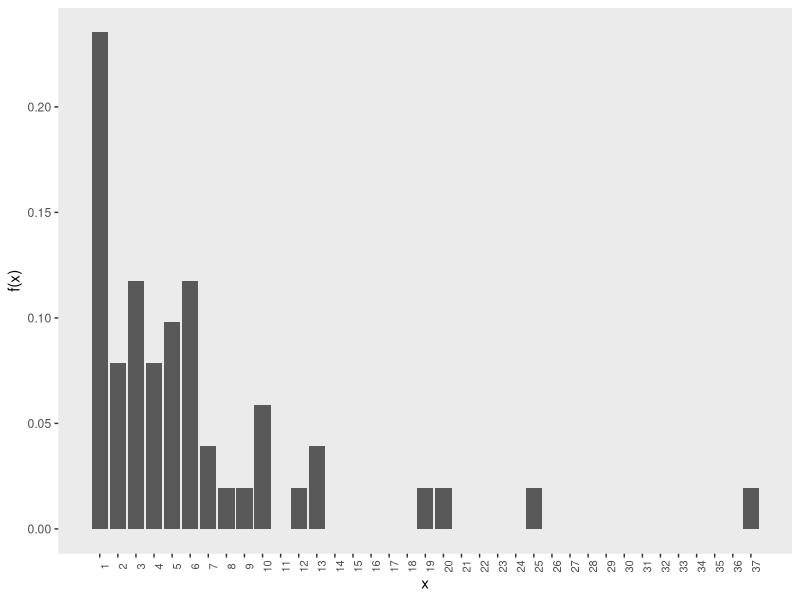
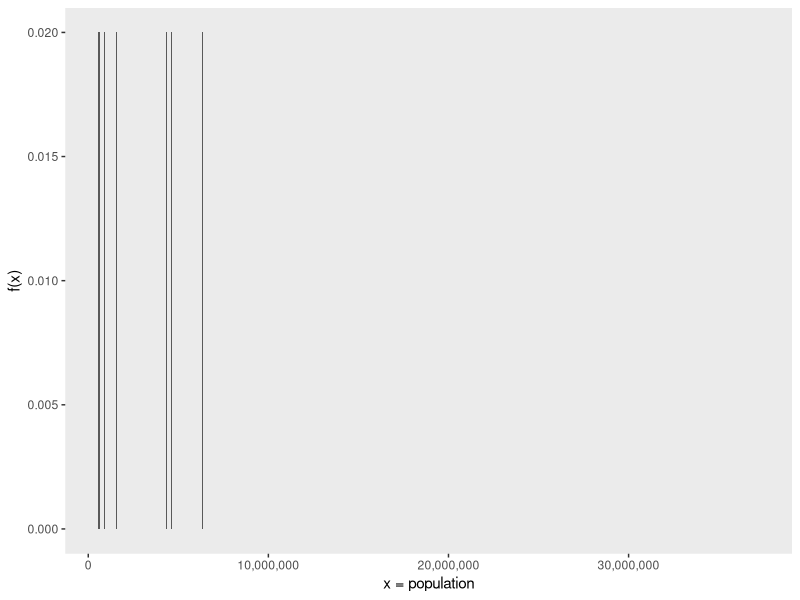
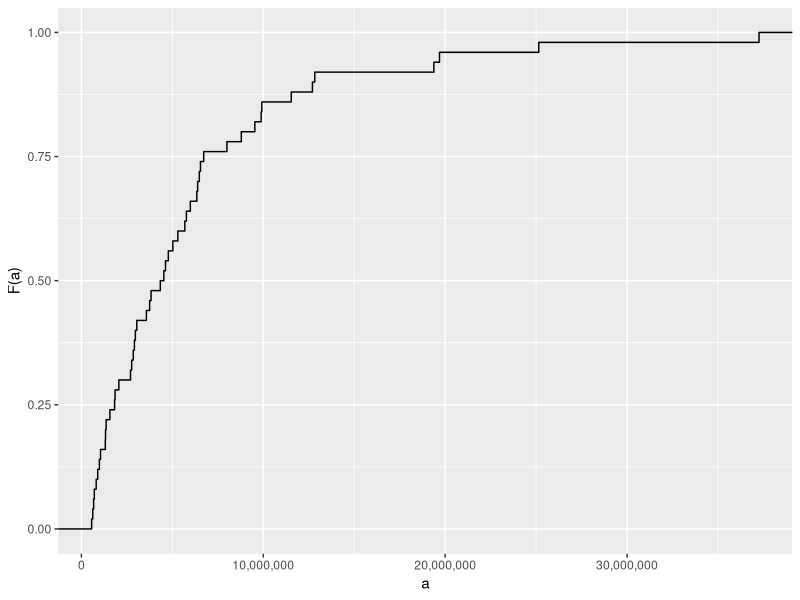
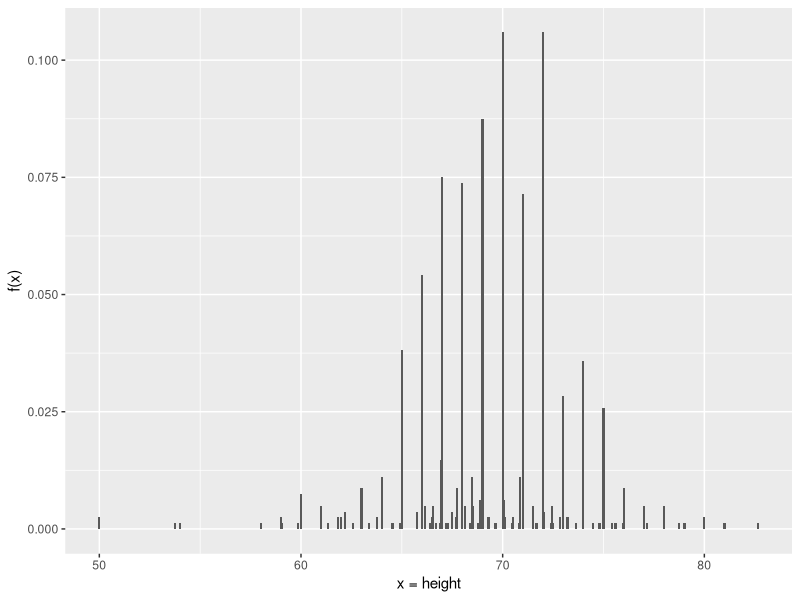
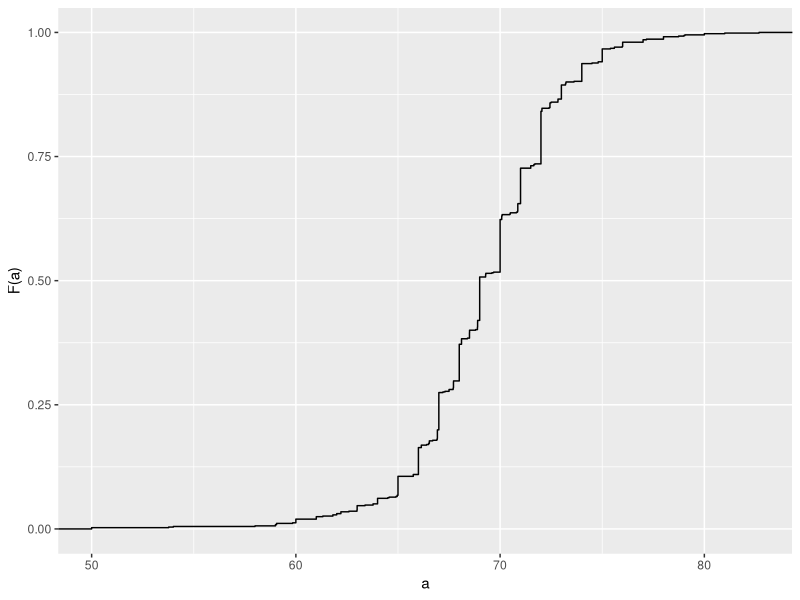
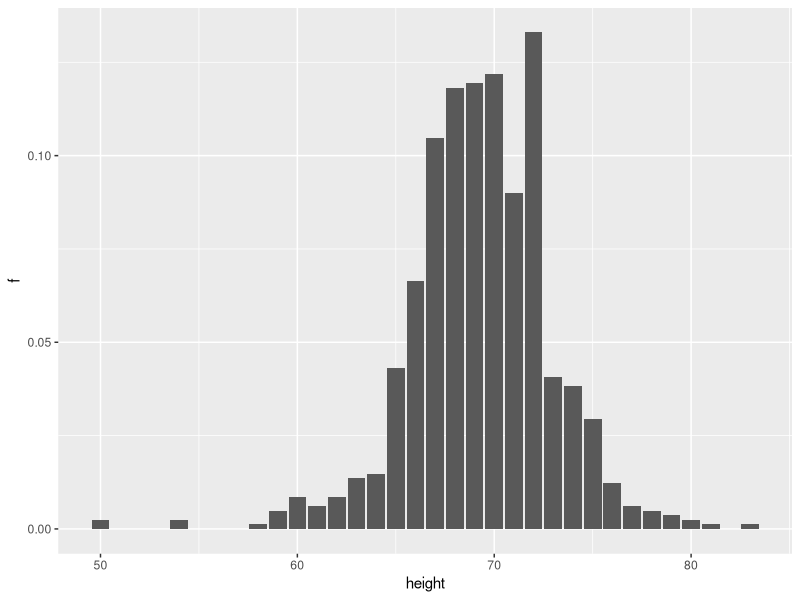
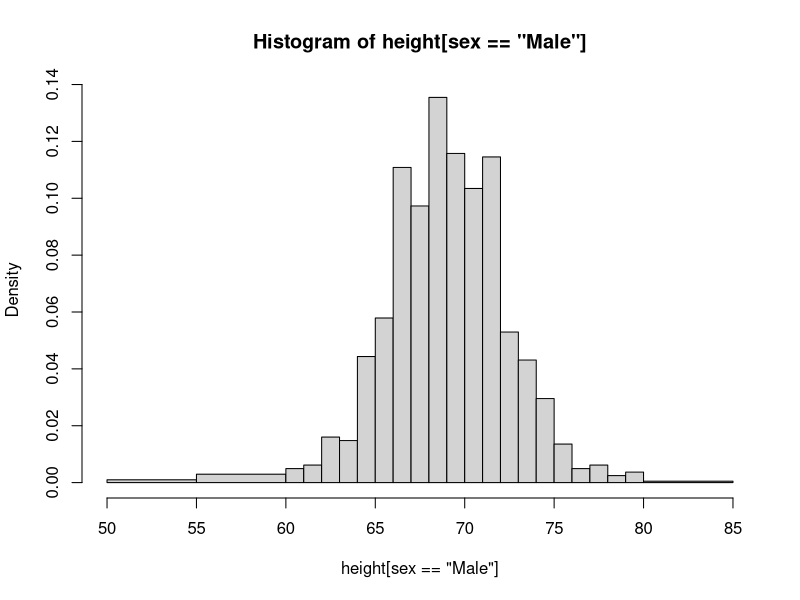
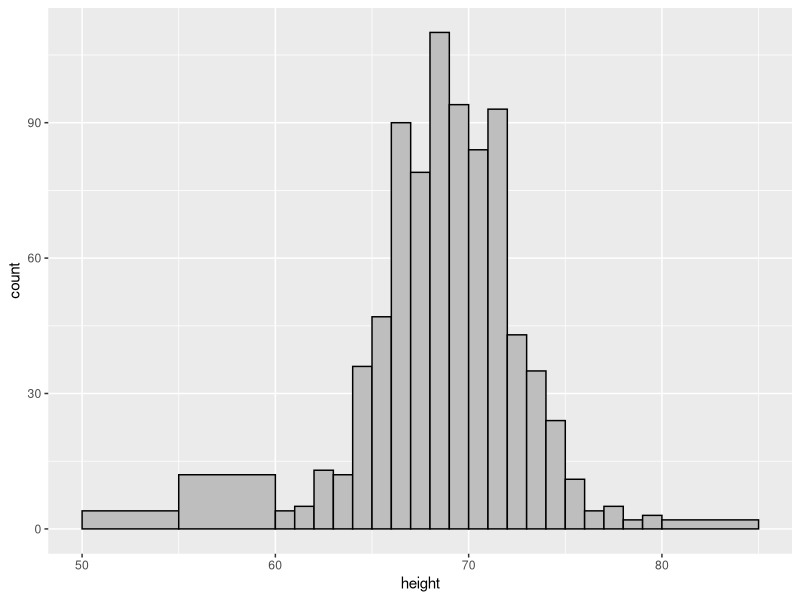

These figures' R source, in order:
## ---- chunk 1
#| cache: false
#| warning: false
#| message: false
#| echo: false

library(tidyverse)
library(dslabs)
library(scales)
## ---- chunk 2
library(dslabs)
str(heights)
## ---- chunk 3
prop.table(table(state.region))
## ---- chunk 4
#| echo: false
murders |> mutate(x = round(population/10^6)) |> count(x) |> mutate(f = n/sum(n)) |>
  ggplot(aes(x, f)) + geom_col() + 
  scale_x_continuous(breaks = seq(1, 37, by = 1)) +
  theme(axis.text.x = element_text(angle = 90, hjust = 0.5, size = 8)) +
  ylab("f(x)") + theme(panel.grid = element_blank())
## ---- chunk 5
#| echo: false
murders |> filter(state %in% state.name) |>
  count(population) |> mutate(f = n/sum(n)) |> ggplot(aes(population, f)) + 
  geom_col() + xlab("x = population") + ylab("f(x)") + theme(panel.grid = element_blank()) +
  ylab("f(x)") + theme(panel.grid = element_blank()) + 
  scale_x_continuous(labels = label_comma())
## ---- chunk 6
#| echo: false
murders |> filter(state %in% state.name) |>
  ggplot(aes(population)) + 
  stat_ecdf() +
  labs(x = "a", y = "F(a)") + 
  scale_x_continuous(labels = label_comma())
## ---- chunk 7
#| echo: false
heights |> filter(sex == "Male") |> 
  count(height) |> mutate(f = n/sum(n)) |> ggplot(aes(height, f)) + 
  geom_col(width = 0.1) +
  xlab("x = height") + ylab("f(x)")
## ---- chunk 8
#| echo: false
heights |> filter(sex == "Male") |> 
  ggplot(aes(height)) + 
  stat_ecdf() +
  labs(x = "a", y = "F(a)")
## ---- chunk 9
library(tidyverse)
heights |> filter(sex == "Male") |> 
  mutate(height = round(height)) |>
  count(height) |> mutate(f = n / sum(n)) |> 
  ggplot(aes(height, f)) + geom_col()
## ---- chunk 10
with(heights, hist(height[sex == "Male"], breaks = c(50, 55, 60:80, 85)))
## ---- chunk 11
heights |> filter(sex == "Male") |> ggplot(aes(x = height)) + 
  geom_histogram(breaks = c(50, 55, 60:80, 85), fill = "grey", color = "black")
## ---- chunk 12
heights |> filter(sex == "Male") |> 
  ggplot(aes(x = height, y = after_stat(density))) + 
  geom_histogram(breaks = c(50, 55, 60:80, 85), fill = "grey", color = "black")
## ---- chunk 13
heights |> filter(sex == "Male") |> 
  ggplot(aes(height)) + geom_density(alpha = 0.2, fill = "#00BFC4")
## ---- chunk 14
set.seed(1988)
x <- data.frame(height = c(rnorm(1000000, 69, 3), rnorm(1000000, 65, 3)))
p1 <- x |> 
  ggplot(aes(x = height, y = after_stat(density))) + 
  geom_histogram(binwidth = 1, fill = "grey", color = "black") + 
  ggtitle("binwidth = 1")
p2 <- x |> 
  ggplot(aes(x = height, y = after_stat(density))) + 
  geom_histogram(binwidth = 0.5, fill = "grey", color = "black") + 
  ggtitle("binwidth = 0.5")
p3 <- x |> 
  ggplot(aes(x = height, y = after_stat(density))) + 
  geom_histogram(binwidth = 0.25, fill = "grey", color = "black") + 
  ggtitle("binwidth = 0.25")
library(gridExtra)
grid.arrange(p1, p2, p3, nrow = 1)
## ---- chunk 15
hist1 <- heights |> 
  filter(sex == "Male") |> 
  ggplot(aes(height)) +
  geom_histogram(aes(y = after_stat(density)), binwidth = 1, fill = "grey", color = "black") 

hist2 <- hist1 +
  geom_line(stat = 'density', lwd = 0.75)

hist3 <- hist1 + 
  geom_point(data = ggplot_build(hist2)$data[[1]], aes(x,y), col = "blue")

hist4 <- ggplot() + geom_point(data = ggplot_build(hist2)$data[[1]], aes(x,y), col = "blue") + 
  xlab("height") + ylab("density")

hist5 <- hist4 + geom_line(data = ggplot_build(hist2)$data[[2]], aes(x,y), lwd = 0.75)

hist6 <- heights |> 
  filter(sex == "Male") |> 
  ggplot(aes(height)) +
  geom_density(alpha = 0.2, fill = "#00BFC4", col = 0) +
  geom_line(stat = 'density', lwd = 0.75) +
  scale_y_continuous(limits = layer_scales(hist2)$y$range$range)
  
grid.arrange(hist1, hist3, hist4, hist5, hist2, hist6, nrow = 2)
## ---- chunk 16
p <- heights |> filter(sex == "Male") |> 
  ggplot(aes(height)) +
  geom_histogram(aes(y = after_stat(density)), binwidth = 1, alpha = 0.5) 

p1 <- p +  geom_line(stat = 'density', adjust = 0.5)
p2 <- p +  geom_line(stat = 'density', adjust = 2) 

library(gridExtra)
grid.arrange(p1, p2, ncol = 2)
## ---- chunk 17
d <- with(heights, density(height[sex == "Male"]))
tmp <- data.frame(height = d$x, density = d$y)
tmp |> ggplot(aes(height,density)) + geom_line() + 
  geom_area(aes(x = height, y = density), data = filter(tmp, between(height, 65, 68)), alpha = 0.2, fill = "#00BFC4")
## ---- chunk 18
heights |> 
  filter(sex == "Male") |> 
  ggplot(aes(height)) + 
  geom_density(alpha = 0.2, fill = "#00BFC4")
## ---- chunk 19
library(ggplot2)
library(dplyr)
set.seed(42)

df <- data.frame(
  value = c(rnorm(10000, 0, 0.75),
            rexp(10000, 1) - 2.5,
            -rexp(10000, 1) + 2.5,
            c(rnorm(9000, -1, 0.5), rnorm(1000, 2, 0.5))),
  type = rep(c("Bell shaped", "Right-skewed", "Left-skewed", "Bimodal"), each = 10000)) |>
  mutate(type = factor(type, levels = c("Bell shaped","Bimodal","Right-skewed","Left-skewed")))


ggplot(df, aes(value, fill = type)) +
  geom_density(alpha = 0.6, color = "black", adjust = 2, show.legend = FALSE) +
  facet_wrap(~type, ncol = 2, scales = "free_y") +
  theme_minimal() +
  coord_cartesian(xlim = c(-3.5, 3.5)) +
   theme(axis.text.x = element_blank(),
        axis.ticks.x = element_blank(),
        axis.text.y = element_blank(),
        axis.ticks.y = element_blank()) +
  labs(y = "", x = "")
## ---- chunk 20
library(dslabs)
ds_theme_set()
murders |> group_by(region) |>
  summarize(n = n()) |>
  mutate(Proportion = n/sum(n), 
         region = reorder(region, Proportion)) |>
  ggplot(aes(x = region, y = Proportion, fill = region)) + 
  geom_bar(stat = "identity", show.legend = FALSE) + 
  xlab("")
## ---- chunk 21
heights |> filter(sex == "Male") |> ggplot(aes(height)) + 
  stat_ecdf() +
  ylab("F(a)") + xlab("a")
## ---- chunk 22
murders |> mutate(murder_rate = total/population * 10^5) |>
  ggplot(aes(murder_rate)) + 
  stat_ecdf() +
  ylab("F(a)") + xlab("a")
## ---- chunk 23
heights |> 
  filter(sex == "Male") |> 
  ggplot(aes(height)) + 
  geom_histogram(binwidth = 1, color = "black")
## ---- chunk 24
murders |> ggplot(aes(x = population/10^6)) + 
  geom_density(fill = "grey") + 
  scale_x_log10() +
  xlab("Population in millions")
## ---- chunk 25
library(gridExtra)
p1 <- murders |> ggplot(aes(x = population/10^6)) + 
  geom_density(fill = "grey", bw = 5) + xlab("Population in millions") + ggtitle("1")
p2 <- murders |> ggplot(aes(x = population/10^6)) + 
  geom_density(fill = "grey", bw = .05) + scale_x_log10() + xlab("Population in millions") + ggtitle("2")
p3 <- murders |> ggplot(aes(x = population/10^6)) + 
  geom_density(fill = "grey", bw = 1) + scale_x_log10() + xlab("Population in millions") + ggtitle("3")
grid.arrange(p1,p2,p3,ncol = 2)
